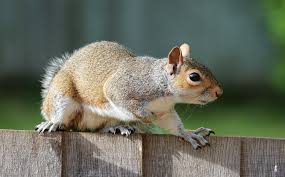
%> input picture PART 1/INPUT/4.jpg, 285 x 177 px
$ octave HARRIS_FEATURES_DETECTION.m   (GNU Octave 9; MATLAB toolbox functions it lacks are replaced by stand-ins)
%> lines starting %> are read from the running program, lines starting %| are printed output that depends on the picture
srcFiles = dir('C:\Users\PRIYANSHU SHARMA\Desktop\PRIYANSHU\6 STUDY\MATLAB\ASSIGNMENT - 1\*.jpg');
srcFiles;
for i=1:1
    %d = strcat('C:\Users\PRIYANSHU SHARMA\Desktop\PRIYANSHU\6 STUDY\MATLAB\ASSIGNMENT - 1\',srcFiles(i).name);
    %h = strcat('C:\Users\PRIYANSHU SHARMA\Desktop\PRIYANSHU\6 STUDY\MATLAB\ASSIGNMENT - 1\',srcFiles(i+5).name);
    I1 = rgb2gray(imread('C:\Users\PRIYANSHU SHARMA\Desktop\PRIYANSHU\6 STUDY\MATLAB\ASSIGNMENT - 1\4.jpg'));
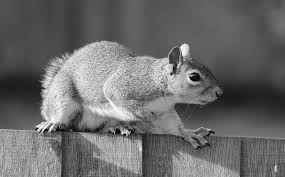
%> I1: size 177x285 uint8; min 0, max 255, mean 106.7
    I2 = rgb2gray(imread('C:\Users\PRIYANSHU SHARMA\Desktop\PRIYANSHU\6 STUDY\MATLAB\ASSIGNMENT - 1\9.jpg'));
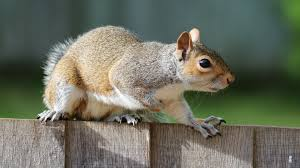
%> input picture PART 1/INPUT/9.jpg, 300 x 168 px
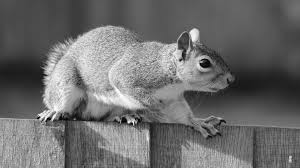
%> I2: size 168x300 uint8; min 1, max 255, mean 108.4

    imshow(I1);
    figure, imshow(I2);

    points1 = detectHarrisFeatures(I1);
%> points1 = 137 points; strongest (x, y): (38, 129), (191, 78), (123, 134), (172, 75), (130, 133)
    points2 = detectHarrisFeatures(I2);
%> points2 = 109 points; strongest (x, y): (40, 118), (132, 124), (129, 123), (201, 64), (51, 119)

    [features1,valid_points1] = extractFeatures(I1,points1);
%> valid_points1 = 61 points; strongest (x, y): (191, 78), (172, 75), (173, 66), (170, 63), (178, 66)
    [features2,valid_points2] = extractFeatures(I2,points2);
%> valid_points2 = 35 points; strongest (x, y): (201, 64), (181, 61), (170, 69), (82, 78), (176, 75)

    indexPairs = matchFeatures(features1,features2);
%> indexPairs = 25 rows, first 12: [2 1; 4 2; 5 3; 7 4; 10 6; 13 7; 15 8; 18 10; 22 13; 26 15; 28 17; 31 19]

    matchedPoints1 = valid_points1(indexPairs(:,1),:);
%> matchedPoints1 = 25 points; strongest (x, y): (191, 78), (172, 75), (78, 92), (160, 89), (167, 87)
    matchedPoints2 = valid_points2(indexPairs(:,2),:);
%> matchedPoints2 = 25 points; strongest (x, y): (201, 64), (181, 61), (82, 78), (176, 75), (205, 68)

    figure; showMatchedFeatures(I1,I2,matchedPoints1,matchedPoints2);
%> after `showMatchedFeatures(I1,I2,matchedPoints1,matchedPoints2)`:
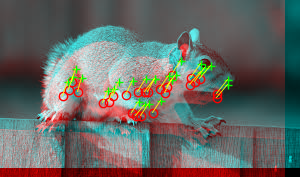
%> figure redrawn from the program's plot data
end
